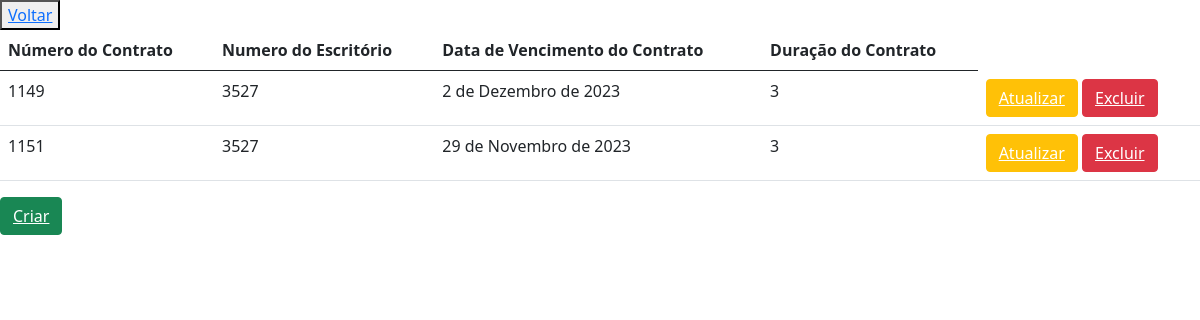
/contratos/, run on the app's committed database.
### app/models.py (models this page shows, shortened)
class Contrato(models.Model):
    num = models.DecimalField('Numero do Contrato', max_digits=8, decimal_places=0)
    num_escritorio = models.DecimalField('Numero do Escritório', max_digits=8, decimal_places=0)
    data = models.DateField('Data do Contrato')
    duracao = models.DecimalField('Duração do Contrato', max_digits=2, decimal_places=0)

### app/views.py (the view)
# urls.py: path('contratos/', ContratoListView.as_view(), name='contrato_list'),
class ContratoListView(ListView):
    model = Contrato
    template_name = 'contrato/contrato_list.html'

### app/templates/contrato/contrato_list.html (shortened to what this page needs)
<!DOCTYPE html>
<html lang="pt-br">
<head>
    <link href="https://cdn.jsdelivr.net/npm/bootstrap@5.0.2/dist/css/bootstrap.min.css" rel="stylesheet"
>
</head>
<body>
    <button><a href="{% url 'home' %}">Voltar</a></button>
    <table class="table">
        <thead>
            <tr>
                <th scope="col">Número do Contrato</th>
                <th scope="col">Numero do Escritório</th>
                <th scope="col">Data de Vencimento do Contrato</th>
                <th scope="col">Duração do Contrato</th>
            </tr>
        </thead>
        <tbody>
            {% for cont in object_list %}
            <tr>
                <td>{{ cont.num }}</td>
                <td>{{ cont.num_escritorio }}</td>
                <td>{{ cont.data }}</td>
                <td>{{ cont.duracao }}</td>
                <td>
                    <button type="button" class="btn btn-warning"><a style="color: #fff;"
                            href="{% url 'contrato_update' cont.id %}" role="button">Atualizar</a></button>
                    <button type="button" class="btn btn-danger"><a style="color: #fff;"
                            href="{% url 'contrato_delete' cont.id %}" role="button">Excluir</a></button>
                </td>
                {% empty %}
                <td>Não Existe Nenhum Contrato Cadastrado</td>
            </tr>
            {% endfor %}
        </tbody>
    </table>
    <button style="text-align: center;" type="button" class="btn btn-success"><a style="color: #fff;"
            href="{% url 'contrato_create' %}" role="button">Criar</a></button>
</body>
</html>

### data on the page
Contrato: num "1149", num_escritorio "3527", data "2 de Dezembro de 2023", duracao "3"
Contrato: num "1151", num_escritorio "3527", data "29 de Novembro de 2023", duracao "3"
